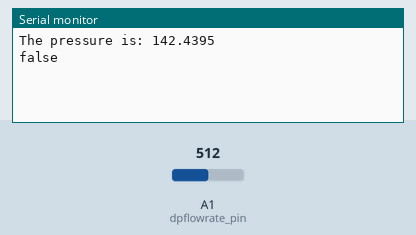
Simulated run of this sketch. Board: Arduino Uno, built with avr-gcc and run on an emulated ATmega328P. Parts: the last lines printed to the serial monitor. The inputs (shaded band) are chosen by the test bench; at power-on: A1 (dpflowrate_pin) = 512.

Above: at 1.2 s.
1.3 s: A1 (dpflowrate_pin) set to 716
At 2.4 s:
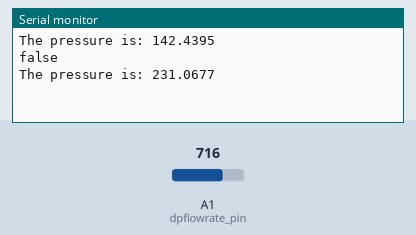
2.8 s: A1 (dpflowrate_pin) set to 900
At 3.8 s:
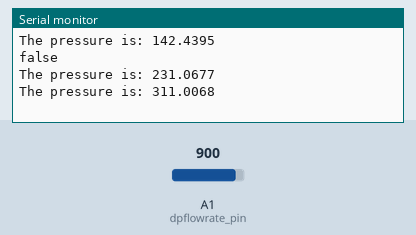

Measured:
- after the input at 1.3 s, the serial monitor: prints a new line after 0.70 s (image 1)
- after the input at 2.8 s, the serial monitor: prints a new line after 0.20 s (image 2)

The sketch:

firmware.ino
```cpp
// (licence header left out)
// include necessary to convert float to string
#include <stdlib.h>


//--------------------------------------------------------------------------------------
// VARIABLES FOR DATA HANDLING
//--------------------------------------------------------------------------------------

// declare sensor pins for analog read
const int dpflowrate_pin = 1;
//For comparison, holds value of last received analog read
int prev_voltage = 0;

//--------------------------------------------------------------------------------------
// SETUP
//--------------------------------------------------------------------------------------
void setup()
{

  Serial.begin(9600);

}

//--------------------------------------------------------------------------------------
// MAIN LOOP
//--------------------------------------------------------------------------------------
void loop()
{

  if(Serial.available()) {  //check if the python software has any commands to issue to the arduino

  }
  else {  // otherwise continue to collect data from sensors


    int dpflowrate_in = analogRead(dpflowrate_pin); // take voltage reading from sensor via arduino analog pin

    if ((dpflowrate_in != prev_voltage) && (dpflowrate_in+1 != prev_voltage) && (dpflowrate_in-1 != prev_voltage) ) // new voltage is different from previous
    {

      prev_voltage = dpflowrate_in; // set the value of prev_volate equal to the new voltage

      float dpflowrate = calculate_dp(dpflowrate_in); // convert arduino analog in to a DP value

      // convert the value into a string
      char s[32];
      String dataString = dtostrf(dpflowrate, 2, 4, s);

      Serial.println ("The pressure is: " + dataString);

      delay(1000);  // THIS VALUE WILL BE CHANGED TO GET MAX DATA POINTS WITHOUT FAILURE
    }
    else {  // no change in flow rate, unecessary to pass the data on

      Serial.println("false");
      delay(1000);

    }

  }

}


//--------------------------------------------------------------------------------------
// Calculates Differential Pressure from Arduino Analog Read
// **see derivation documents for origin of the used equation
//--------------------------------------------------------------------------------------
float calculate_dp(int x) {
  float result = (((.4344520474)*x)-80.0);
  return result;
}
```
